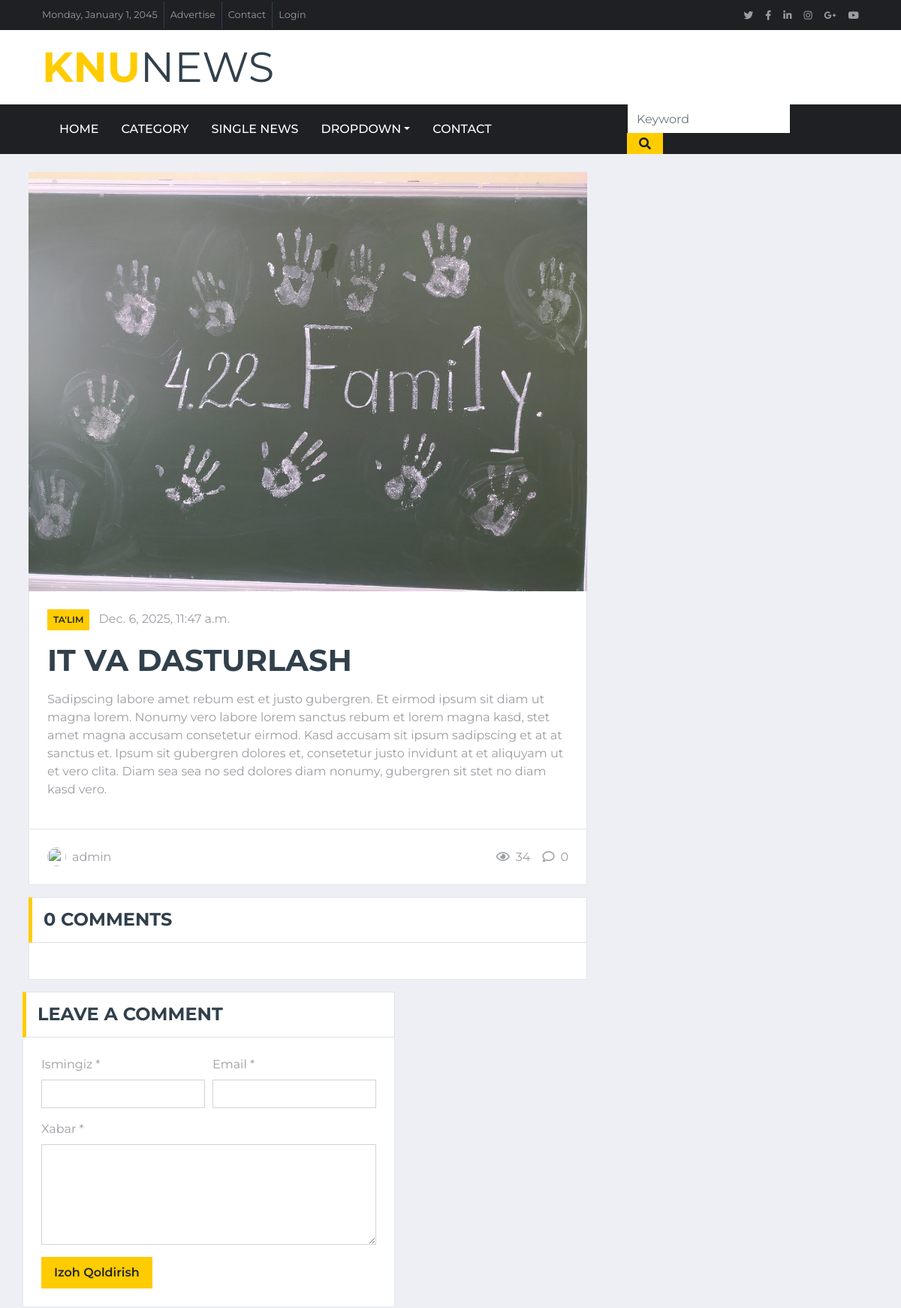
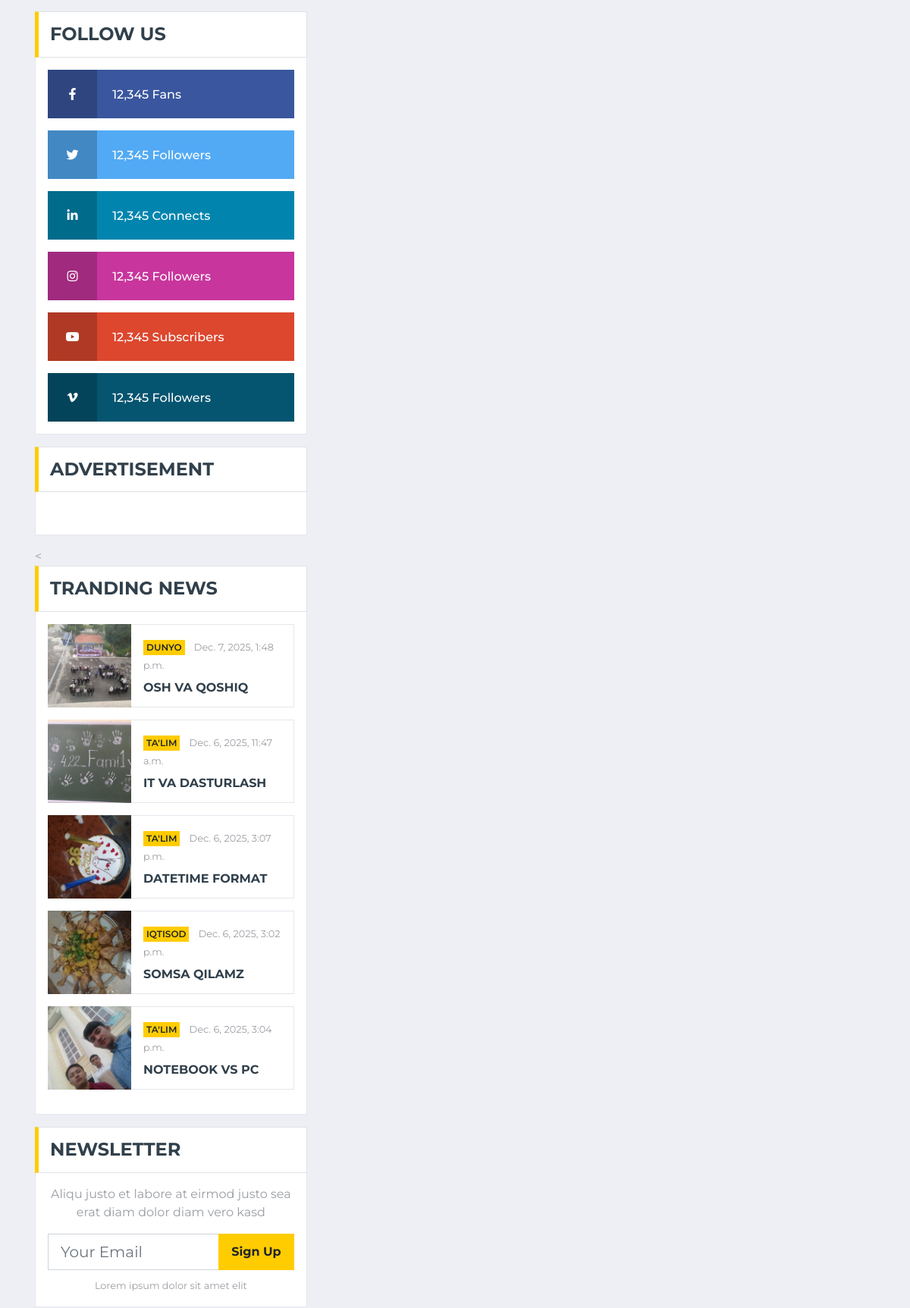
Page /news/it-va-dasturlash/ (upper part) on the committed database (2 pictures, top to bottom).
### main/models.py (models this page shows, shortened)
class News(models.Model):
    title = models.CharField(max_length=255, verbose_name="Sarlavha")
    slug = models.SlugField(max_length=255, unique=True, blank=True, verbose_name="Slug")
    category = models.ForeignKey(
        Category,
        on_delete=models.CASCADE,
        related_name='news',
        verbose_name="Kategoriya"
    )
    content = models.TextField( verbose_name="To'liq matn", blank=True, null=True)
    image = models.ImageField(upload_to='news/%Y/%m/%d/', verbose_name="Asosiy rasm")
    author = models.ForeignKey(
        User,
        on_delete=models.SET_NULL,
        null=True,
        related_name='news',
        verbose_name="Muallif"
    )
    views = models.PositiveIntegerField(default=0, verbose_name="Ko'rishlar")
    reading_time = models.PositiveIntegerField(default=0, verbose_name="O'qish vaqti (daqiqa)")
    is_published = models.BooleanField(default=True, verbose_name="Chop etilgan")
    created_at = models.DateTimeField(auto_now_add=True, verbose_name="Yaratilgan")
    updated_at = models.DateTimeField(auto_now=True, verbose_name="Yangilangan")
    published_at = models.DateTimeField(null=True, blank=True, verbose_name="Chop etilgan vaqti")
    class Meta:
        verbose_name = "Yangilik"
        verbose_name_plural = "Yangiliklar"
        ordering = ['-created_at']
        indexes = [
            models.Index(fields=['-created_at']),
            models.Index(fields=['-views']),
            models.Index(fields=['slug']),
        ]
    def save(self, *args, **kwargs):
        if self.content:
            word_count = len(self.content.split())
            self.reading_time = max(1, word_count // 200)
        super().save(*args, **kwargs)
        if self.image:
            self.optimize_image()
    def optimize_image(self):
        try:
            img = Image.open(self.image.path)
            if img.width > 1200:
                ratio = 1200 / img.width
                new_height = int(img.height * ratio)
                img = img.resize((1200, new_height), Image.LANCZOS)
            if img.mode in ('RGBA', 'LA', 'P'):
                background = Image.new('RGB', img.size, (255, 255, 255))
                background.paste(img, mask=img.split()[-1] if img.mode == 'RGBA' else None)
                img = background
            img.save(self.image.path, 'JPEG', quality=85, optimize=True)
        except Exception as e:
            print(f"Rasm optimize qilishda xatolik: {e}")

class Category(models.Model):
    name = models.CharField(max_length=100, unique=True, verbose_name="Nomi")
    class Meta:
        verbose_name = "Kategoriya"
        verbose_name_plural = "Kategoriyalar"
        ordering = ['name']
    def __str__(self):
        return self.name

### main/views.py (the view)
# urls.py: path('news/<slug:slug>/', views.news_detail, name='news_detail'),
def news_detail(request, slug):
    news = get_object_or_404(News, slug=slug, is_published=True)
    news.views += 1
    news.save(update_fields=['views'])
    comments = Comment.objects.filter(
        news=news,
        is_approved=True
    ).order_by('-created_at')[:3]
    most_read = News.objects.all().order_by('-views')[:5]
    context={
        'news':news,
        'comments':comments,
        'most_read':most_read,
    }
    return render(request, 'single.html', context)

### templates/single.html (shortened to what this page needs)
{% extends 'base.html' %}
{% block single %} active {% endblock %}
{% block content %}
    <br>
    <div class="container-fluid">
        <div class="container">
            <div class="row">
                <div class="col-lg-8">
                    {% if news %}
                        <div class="position-relative mb-3">
                            <img class="img-fluid w-100" src="{{ news.image.url }}" style="object-fit: cover;">
                            <div class="bg-white border border-top-0 p-4">
                                <div class="mb-3">
                                    <a class="badge badge-primary text-uppercase font-weight-semi-bold p-2 mr-2"
                                       href="">{{ news.category }}</a>
                                    <a class="text-body" href="">{{ news.created_at }}</a>
                                </div>
                                <h1 class="mb-3 text-secondary text-uppercase font-weight-bold">{{ news.title }}</h1>
                                <p>{{ news.content }}</p>
                            </div>
                            <div class="d-flex justify-content-between bg-white border border-top-0 p-4">
                                <div class="d-flex align-items-center">
                                    <img class="rounded-circle mr-2" src="img/user.jpg" width="25" height="25" alt="">
                                    <span>{{ news.author }}</span>
                                </div>
                                <div class="d-flex align-items-center">
                                    <span class="ml-3"><i class="far fa-eye mr-2"></i>{{ news.views }}</span>
                                    <span class="ml-3"><i class="far fa-comment mr-2"></i>{{ comments.count }}</span>
                                </div>
                            </div>
                        </div>
                    {% endif %}
                    <div class="mb-3">
                        <div class="section-title mb-0">
                            <h4 class="m-0 text-uppercase font-weight-bold">{{ comments.count }} comments</h4>
                        </div>
                        <div class="bg-white border border-top-0 p-4">
                            </div>
                        </div>
                    </div>
                    <div class="mb-3">
                        <div class="section-title mb-0">
                            <h4 class="m-0 text-uppercase font-weight-bold">Leave a comment</h4>
                        </div>
                        <div class="bg-white border border-top-0 p-4">
                            <form method="POST" action="{% url 'add_comment' news.slug %}">
                                <div class="form-row">
                                    <div class="col-sm-6">
                                        <div class="form-group">
                                            <label for="name">Ismingiz *</label>
                                            <input type="text"
                                                   class="form-control"
                                                   id="name"
                                                   name="name"
                                                   required>
                                        </div>
                                    </div>
                                    <div class="col-sm-6">
                                        <div class="form-group">
                                            <label for="email">Email *</label>
                                            <input type="email"
                                                   class="form-control"
                                                   id="email"
                                                   name="email"
                                                   required>
                                        </div>
                                    </div>
                                </div>
                                <div class="form-group">
                                    <label for="message">Xabar *</label>
                                    <textarea id="message"
                                              name="message"
                                              cols="30"
                                              rows="5"
                                              class="form-control"
                                              required></textarea>
                                </div>
                                <div class="form-group mb-0">
                                    <input type="submit"
                                           value="Izoh Qoldirish"
                                           class="btn btn-primary font-weight-semi-bold py-2 px-3">
                                </div>
                            </form>
                        </div>
                    </div>
                </div>
                <div class="col-lg-4">
                    <div class="mb-3">
                        <div class="section-title mb-0">
                            <h4 class="m-0 text-uppercase font-weight-bold">Follow Us</h4>
                        </div>
                        <div class="bg-white border border-top-0 p-3">
                            <a href="" class="d-block w-100 text-white text-decoration-none mb-3"
                               style="background: #39569E;">
                                <i class="fab fa-facebook-f text-center py-4 mr-3"
                                   style="width: 65px; background: rgba(0, 0, 0, .2);"></i>
                                <span class="font-weight-medium">12,345 Fans</span>
                            </a>
                            <a href="" class="d-block w-100 text-white text-decoration-none mb-3"
                               style="background: #52AAF4;">
                                <i class="fab fa-twitter text-center py-4 mr-3"
                                   style="width: 65px; background: rgba(0, 0, 0, .2);"></i>
                                <span class="font-weight-medium">12,345 Followers</span>
                            </a>
                            <a href="" class="d-block w-100 text-white text-decoration-none mb-3"
                               style="background: #0185AE;">
                                <i class="fab fa-linkedin-in text-center py-4 mr-3"
                                   style="width: 65px; background: rgba(0, 0, 0, .2);"></i>
                                <span class="font-weight-medium">12,345 Connects</span>
                            </a>
                            <a href="" class="d-block w-100 text-white text-decoration-none mb-3"
                               style="background: #C8359D;">
                                <i class="fab fa-instagram text-center py-4 mr-3"
                                   style="width: 65px; background: rgba(0, 0, 0, .2);"></i>
                                <span class="font-weight-medium">12,345 Followers</span>
                            </a>
                            <a href="" class="d-block w-100 text-white text-decoration-none mb-3"
                               style="background: #DC472E;">
                                <i class="fab fa-youtube text-center py-4 mr-3"
                                   style="width: 65px; background: rgba(0, 0, 0, .2);"></i>
                                <span class="font-weight-medium">12,345 Subscribers</span>
                            </a>
                            <a href="" class="d-block w-100 text-white text-decoration-none"
                               style="background: #055570;">
                                <i class="fab fa-vimeo-v text-center py-4 mr-3"
                                   style="width: 65px; background: rgba(0, 0, 0, .2);"></i>
                                <span class="font-weight-medium">12,345 Followers</span>
                            </a>
                        </div>
                    </div>
                    <div class="mb-3">
                        <div class="section-title mb-0">
                            <h4 class="m-0 text-uppercase font-weight-bold">Advertisement</h4>
                        </div>
                        <div class="bg-white text-center border border-top-0 p-3">
                        </div>
                    </div>
                    <
                    <div class="mb-3">
                        <div class="section-title mb-0">
                            <h4 class="m-0 text-uppercase font-weight-bold">Tranding News</h4>
                        </div>
                        <div class="bg-white border border-top-0 p-3">
                            {% for news in most_read %}
                                <div class="d-flex align-items-center bg-white mb-3" style="height: 110px;">
                                    <img class="img-fluid" src="{{ news.image.url }}" alt=""
                                         style="width:110px; height:110px; object-fit:cover;">
                                    <div class="w-100 h-100 px-3 d-flex flex-column justify-content-center border border-left-0">
                                        <div class="mb-2">
                                            <a class="badge badge-primary text-uppercase font-weight-semi-bold p-1 mr-2"
                                               href="">{{ news.category }}</a>
                                            <a class="text-body" href=""><small>{{ news.created_at }}</small></a>
                                        </div>
                                        <a class="h6 m-0 text-secondary text-uppercase font-weight-bold"
                                           href="{% url 'news_detail' news.slug %}">{{ news.title }}</a>
                                    </div>
                                </div>
                            {% endfor %}
                        </div>
                    </div>
                    <div class="mb-3">
                        <div class="section-title mb-0">
                            <h4 class="m-0 text-uppercase font-weight-bold">Newsletter</h4>
                        </div>
                        <div class="bg-white text-center border border-top-0 p-3">
                            <p>Aliqu justo et labore at eirmod justo sea erat diam dolor diam vero kasd</p>
                            <div class="input-group mb-2" style="width: 100%;">
                                <input type="text" class="form-control form-control-lg" placeholder="Your Email">
                                <div class="input-group-append">
                                    <button class="btn btn-primary font-weight-bold px-3">Sign Up</button>
                                </div>
                            </div>
                            <small>Lorem ipsum dolor sit amet elit</small>
                        </div>
                    </div>
                </div>
            </div>
        </div>
{% endblock %}

### rows in the picture
News: image (picture), category "TA'LIM", created_at "Dec. 6, 2025, 11:47 a.m.", title "IT VA DASTURLASH", content "Sadipscing labore amet rebum est et justo gubergren. Et eirmod ipsum sit diam ut magna lorem. Nonumy vero labore lorem sanctus rebum et lorem magna kasd, stet amet magna accusam consetetur eirmod. Kasd accusam sit ipsum sadipscing et at at sanctus et. Ipsum sit gubergren dolores et, consetetur justo invidunt at et aliquyam ut et vero clita. Diam sea sea no sed dolores diam nonumy, gubergren sit stet no diam kasd vero.", author "admin", views "34"
News: image (picture), category "DUNYO", created_at "Dec. 7, 2025, 1:48 p.m.", title "OSH VA QOSHIQ"
News: image (picture), category "TA'LIM", created_at "Dec. 6, 2025, 3:07 p.m.", title "DATETIME FORMAT"
News: image (picture), category "IQTISOD", created_at "Dec. 6, 2025, 3:02 p.m.", title "SOMSA QILAMZ"
News: image (picture), category "TA'LIM", created_at "Dec. 6, 2025, 3:04 p.m.", title "NOTEBOOK VS PC"

### other values in the picture
{{ comments.count }} "0"
